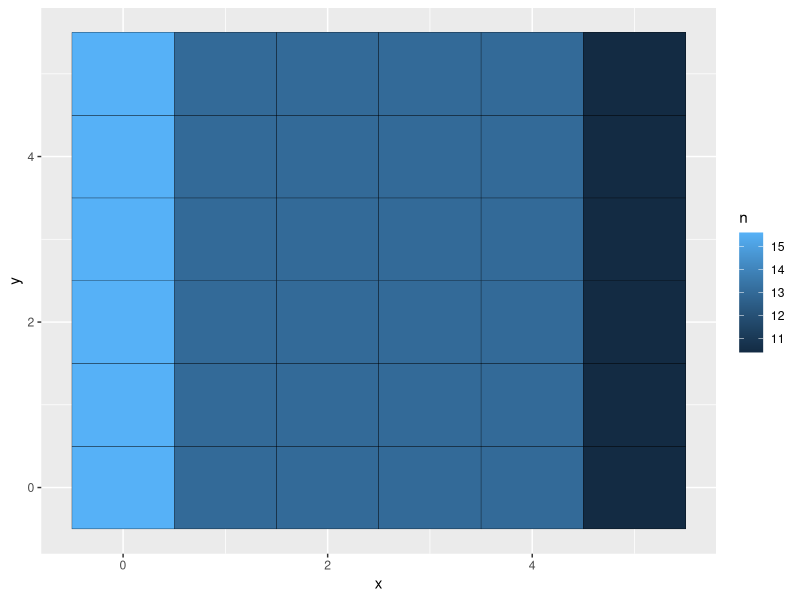
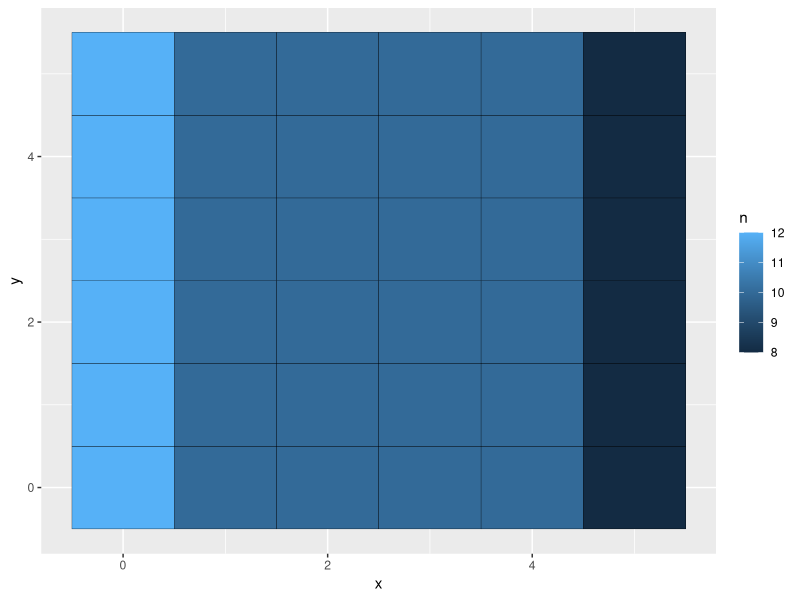

The R source for these figures, in order:
## ---- chunk 1
library(dplyr)
library(tidyverse)
## ---- chunk 2
grid_dimineions  <- seq(0,5)

expand.grid(x = grid_dimineions, y = grid_dimineions) -> grid

grid %>% unite(coordinates, c(x,y), sep = ',', remove = FALSE) %>% 
  mutate(d = 0.4, b = 0.8, e = 0.2, i = 0.1, n = 10 )-> grid

## ---- chunk 3
eqation_func <- function(n, b, d, i, e){
  return(n+b*n - d*n + i*n - e*n)
}

## ---- chunk 4
#emmigration_immigration <- function(data){}
for(i in 1:nrow(grid)){
  grid$emigrants[i] <- grid$n[i] * grid$e[i]
  
  grid$n[i] = grid$n[i] - grid$emigrants[i]
  
    nearest_left_x <- grid$x[i] - 1
  nearest_left_y <- grid$y[i]
  
  left_found <- FALSE
  for (j in 1:nrow(grid)) {
    if (grid$x[j] == nearest_left_x && grid$y[j] == nearest_left_y) {
      grid$n[j] <- grid$n[j] + grid$emigrants[i]
      left_found <- TRUE
      break
    }
  }
    if (!left_found) {
    grid$n[i] <- grid$n[i] + grid$emigrants[i]
  }
  
  grid$emigrants[i] <- 0  
  grid$nearest_left_x[i] <-0
  nearest_left_x <- 0
  nearest_left_y <- 0
}

## ---- chunk 5
simulator <- function(data){
  next_ns <- NULL
  for(i in 1:nrow(data)){
    next_ns[i] = eqation_func(data$n[i], data$b[i], data$d[i], data$i[i], data$e[i])
  }
  result <- data.frame(data |> mutate(n = next_ns))
  return(result)
}

## ---- chunk 6
simulator(data = grid) %>% ggplot(aes(x = x, y = y, fill = n)) +
  geom_tile(colour = "black")


grid %>% ggplot(aes(x = x, y = y, fill = n)) +
  geom_tile(colour = "black")
## ---- chunk 7
euclidean_distance <- function(x1, x2, y1, y2){
  return(sqrt(((x2 - x1)^2 + (y2 - y1)^2)))
}
euclidean_distance(0, 0, 1, 0)
